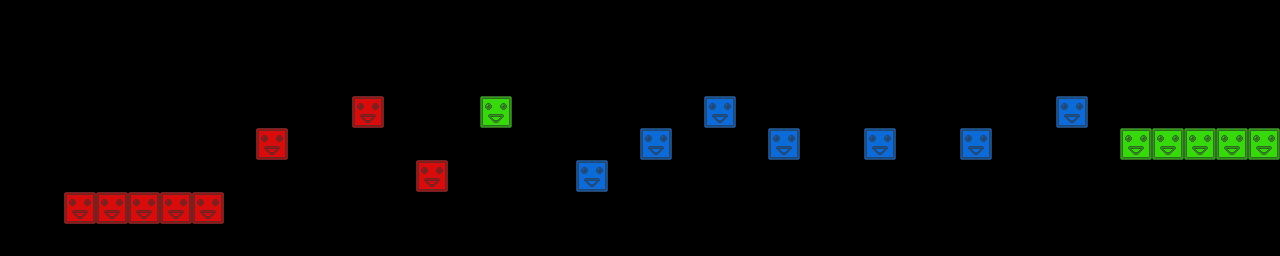

Rendered tile map (Tiled .tmx) drawn with the repository's tilesets; below, a short description and the map source with its tile grids summarised:
An orthogonal 40x8 tile map with 32x32 px tiles, 3 tile layers (red, green, blue) and 8 objects.

<map version="1.0" orientation="orthogonal" width="40" height="8" tilewidth="32" tileheight="32">
 <tileset firstgid="1" name="blocks" tilewidth="32" tileheight="32">
  <image source="blocks.png" width="96" height="32" />
 </tileset>
 <layer name="red" width="40" height="8">
  <data>[320 cells, 8 non-empty, 1 distinct tile ids]</data>
 </layer>
 <layer name="green" width="40" height="8">
  <data>[320 cells, 6 non-empty, 1 distinct tile ids]</data>
 </layer>
 <layer name="blue" width="40" height="8">
  <data>[320 cells, 7 non-empty, 1 distinct tile ids]</data>
 </layer>
 <objectgroup name="crystals" width="40" height="8">
  <object x="115" y="177">
   <ellipse />
  </object>
  <object x="271" y="115">
   <ellipse />
  </object>
  <object x="368" y="83">
   <ellipse />
  </object>
  <object x="784" y="89">
   <ellipse />
  </object>
  <object x="210" y="178">
   <ellipse />
  </object>
 </objectgroup>
 <objectgroup name="spikes" width="40" height="8">
  <object x="541" y="178">
   <ellipse />
  </object>
  <object x="541" y="141">
   <ellipse />
  </object>
  <object x="407" y="137">
   <ellipse />
  </object>
 </objectgroup>
</map>
